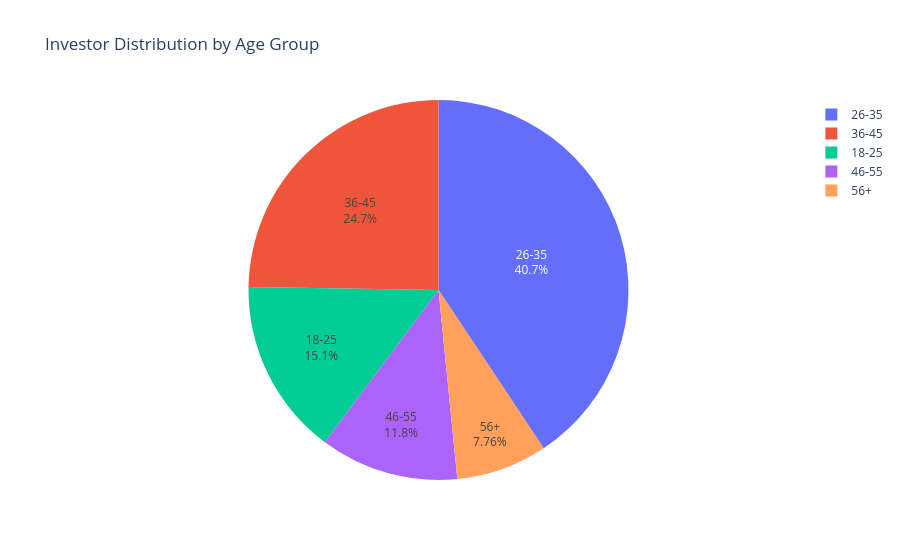

Notebook code cell kept with this figure:
### Markdown cell above
## SECTION 14: Chart 13 — Age Group Pie Chart

### Code cell
fig = px.pie(
    values=age_counts.values,
    names=age_counts.index,
    title="Investor Distribution by Age Group",
    hole=0
)
fig.update_traces(textinfo="percent+label")
fig.show()
#fig.write_image(str(FIG_DIR / "13_age_pie.png"), width=800, height=700, scale=2)

### Figure 1 — Plotly figure (JSON) as saved in the notebook; plotly's stock layout.template omitted (floating-point values rounded to 4 significant figures)
{"data": [{"domain": {"x": [0, 1], "y": [0, 1]}, "hole": 0, "hovertemplate": "label=%{label}<br>value=%{value}<extra></extra>", "labels": ["18-25", "26-35", "36-45", "46-55", "56+"], "legendgroup": "", "name": "", "showlegend": true, "textinfo": "percent+label", "type": "pie", "values": [753, 2033, 1237, 589, 388]}], "layout": {"legend": {"tracegroupgap": 0}, "title": {"text": "Investor Distribution by Age Group"}}}
